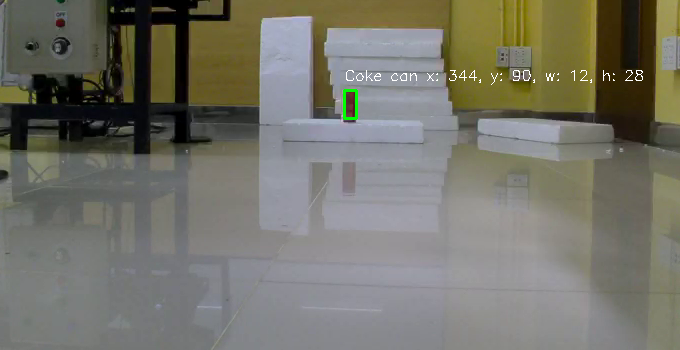
#> input picture coke_can_120cm.png, 680 x 350 px
$ python -i lab6.py   (imports and definitions only)
#> lines starting #> are read from the running program, lines starting #| are printed output that depends on the picture; after the words box and inside, x2 and y2 are one past the last pixel; in counts of white or black regions, pixels touching at a corner belong together
#> further down, picture is the input picture: shape (350, 680, 3); mean B, G, R 105.2, 115.7, 116.7
import cv2
import time
import numpy as np
from robomaster import robot, camera
import matplotlib.pyplot as plt

def capture_image(ep_camera, distance):
    ep_camera.start_video_stream(display=False, resolution=camera.STREAM_720P)
    time.sleep(2)
    img = ep_camera.read_cv2_image(strategy="newest")[250:600,300:980]
    ep_camera.stop_video_stream()

    return img

def measure_dimensions(img):
    hsv = cv2.cvtColor(img, cv2.COLOR_BGR2HSV)
#> hsv: shape (350, 680, 3); mean H, S, V 64.6, 50.1, 120.7

    lower_red1 = np.array([0, 70, 50])
    upper_red1 = np.array([10, 255, 255])
    lower_red2 = np.array([170, 70, 50])
    upper_red2 = np.array([180, 255, 255])

    mask1 = cv2.inRange(hsv, lower_red1, upper_red1)
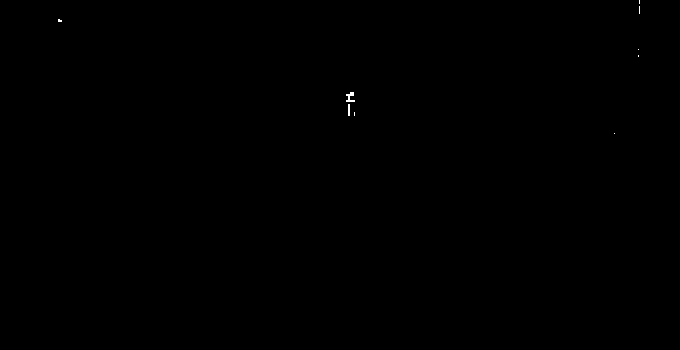
#> mask1: shape (350, 680); 0.04% white in thin lines or dots, all inside (x1, y1, x2, y2) = (58, 0, 640, 134)
    mask2 = cv2.inRange(hsv, lower_red2, upper_red2)
#> mask2: shape (350, 680); 0.07% white; 5 white regions (2 under 20 px), largest, box (x1, y1, x2, y2) and area: (346, 102, 355, 117) 105, (56, 20, 64, 26) 32, (350, 92, 355, 100) 24

    combined_mask = cv2.bitwise_or(mask1, mask2)
#> combined_mask: shape (350, 680); 0.12% white; 7 white regions (5 under 20 px)
    contours, _ = cv2.findContours(combined_mask, cv2.RETR_EXTERNAL, cv2.CHAIN_APPROX_SIMPLE)
#> contours = 7 contours, 5 with area under 20; largest, box (x1, y1, x2, y2) and area: (346, 92, 355, 117) 190, (56, 19, 64, 26) 30

    if contours:
        largest_contour = max(contours, key=cv2.contourArea)
#> largest_contour = [[346, 92], [346, 116], [347, 116], [348, 115], [349, 115], [350, 116], [354, 116], [354, 92]]
        x, y, w, h = cv2.boundingRect(largest_contour)
#> x = 346; y = 92; w = 9; h = 25

        cv2.rectangle(img, (x, y), (x + w, y + h), (0, 255, 0), 2)
#> img: shape (350, 680, 3); 0.04% of pixels changed, all inside (x1, y1, x2, y2) = (346, 92, 355, 117)
        cv2.putText(img, f"Coke can x: {x}, y: {y}, w: {w}, h: {h}", (x, y - 10),
        cv2.FONT_HERSHEY_SIMPLEX, 0.5, (255, 255, 255), 1)
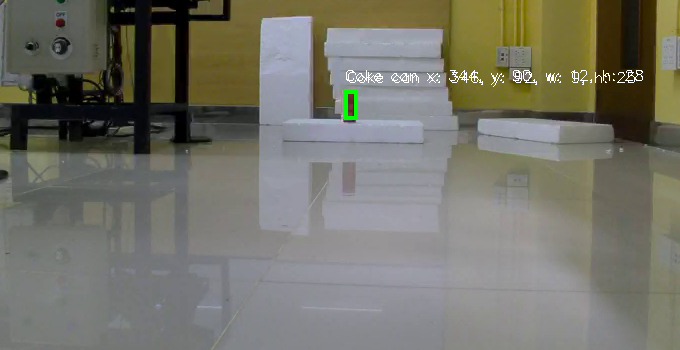
#> img: shape (350, 680, 3); mean B, G, R 105.5, 116.1, 116.9

#> (the run stopped early here; a loop or call above may not have finished)
